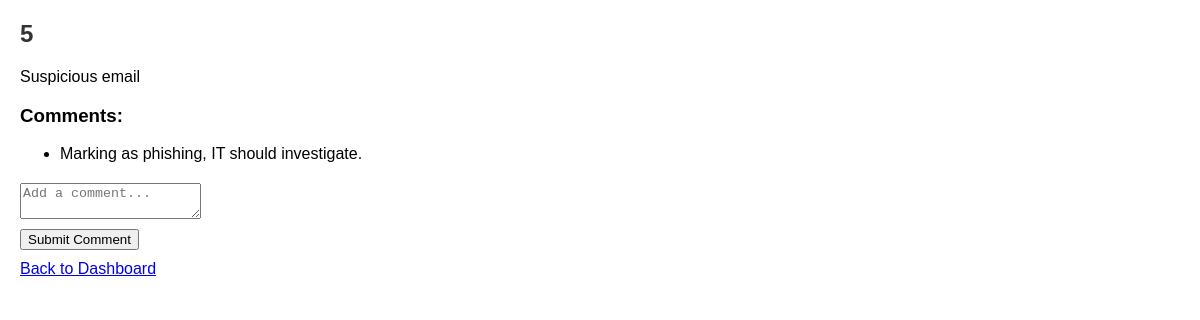
/ticket/5, run on the app's committed database.
### tables this page shows
CREATE TABLE tickets (
            ticket_id INTEGER PRIMARY KEY AUTOINCREMENT,
            user_id INTEGER NOT NULL,
            category_id INTEGER NOT NULL,
            title TEXT NOT NULL,
            description TEXT NOT NULL,
            status TEXT NOT NULL,
            created_at TIMESTAMP DEFAULT CURRENT_TIMESTAMP,
            FOREIGN KEY (user_id) REFERENCES users(user_id),
            FOREIGN KEY (category_id) REFERENCES categories(category_id)
        );

CREATE TABLE comments (
            comment_id INTEGER PRIMARY KEY AUTOINCREMENT,
            ticket_id INTEGER NOT NULL,
            user_id INTEGER NOT NULL,
            message TEXT NOT NULL,
            created_at TIMESTAMP DEFAULT CURRENT_TIMESTAMP,
            FOREIGN KEY (ticket_id) REFERENCES tickets(ticket_id),
            FOREIGN KEY (user_id) REFERENCES users(user_id)
        );

### app.py (the view)
@app.route('/ticket/<int:ticket_id>')
def ticket_details(ticket_id):
    ticket = get_ticket(ticket_id)
    comments = get_comments(ticket_id)
    return render_template('ticket_details.html', ticket=ticket, comments=comments)

### database_operations.py (called while the page is built)
def get_db_connection():
    return sqlite3.connect(DB_NAME)

def get_ticket(ticket_id):
    conn = get_db_connection()
    cursor = conn.cursor()
    cursor.execute("SELECT * FROM tickets WHERE ticket_id = ?", (ticket_id,))
    ticket = cursor.fetchone()
    conn.close()
    return ticket

def get_comments(ticket_id):
    conn = get_db_connection()
    cursor = conn.cursor()
    cursor.execute("SELECT * FROM comments WHERE ticket_id = ?", (ticket_id,))
    comments = cursor.fetchall()
    conn.close()
    return comments

### templates/ticket_details.html (shortened to what this page needs)
<!DOCTYPE html>
<html lang="en">
<head>
    <link rel="stylesheet" href="{{ url_for('static', filename='styles.css') }}">
</head>
<body>
    <h2>{{ ticket[2] }}</h2>
    <p>{{ ticket[3] }}</p>
    <h3>Comments:</h3>
    <ul>
        {% for comment in comments %}
            <li>{{ comment[3] }}</li>
        {% endfor %}
    </ul>
    <form method="POST" action="/add_comment">
        <textarea name="message" placeholder="Add a comment..."></textarea>
        <button type="submit">Submit Comment</button>
    </form>
    <a href="/dashboard">Back to Dashboard</a>
</body>
</html>

### static/styles.css (style rules this page uses)
body { font-family: Arial, sans-serif; margin: 20px; }
h2 { color: #333; }
form { margin-top: 20px; }
input, button, textarea { display: block; margin-bottom: 10px; }

### data on the page
tickets: category "5", title "Suspicious email"
comments: message "Marking as phishing, IT should investigate."
